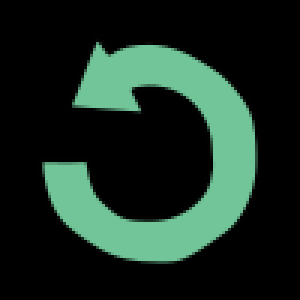
#> input picture devolucao.png, 100 x 100 px (shown 3 times larger); its folder holds only this picture in this run
$ python -i Sarinha.Tela.py   (imports and definitions only)
#> lines starting #> are read from the running program, lines starting #| are printed output that depends on the picture
#codigo visto por sarinha

from tkinter .ttk import *
from tkinter import *
from tkinter import Tk, ttk
from PIL import Image, ImageTk

from tkinter import messagebox

from datetime import datetime

# importando as funcoes da view
from view import *

hoje = datetime.today()


# cores--------------------
co0 = "#2e2d2b" #preta
co1 = "#feffff" #branca
co2 = "4fa8822" #verde
co3 = "38576b" #valor
co4 = "403d3d" #letra
c05 = "#e06636" # - profit
co6 = "#E9A178"
co7 = "#3fbfb9" #verde
co8 = "#263238" # + verde
co9 = "#e9edf5" # + verde
co10 = "#6e8faf" #
c11 = "#f2f4f2"


# criando janela------
# [5 lines not run here, left out]

# [1 line that did not run here, left out]
# [3 lines not run here, left out]
# Frames------------------
# [1 line that did not run here, left out]
# [1 line not run here, left out]

# [1 line that did not run here, left out]
# [1 line not run here, left out]

# [1 line that did not run here, left out]
# [8 lines not run here, left out]
# [1 line that did not run here, left out]
# [1 line that did not run here, left out]

# [1 line that did not run here, left out]
# [1 line not run here, left out]

# [1 line that did not run here, left out]
# [1 line not run here, left out]

# [1 line that did not run here, left out]
# [1 line not run here, left out]


# Novo usuario
# [377 lines left out: functions novo_usuario, ver_usuarios, control, novo_livro, ver_livros, realizar_emprestimo and 2 more, not called in this run]


# Funcao para controlar o menu -------------
def control(i):

    # novo usuario
    if i == 'novo_usuario':
        for widget in frameDireita.winfo_children():
            widget.destroy

        #chamando a funcao novo usuario
        novo_usuario()

    #ver usuario
    if i == 'ver_usuarios':
        for widget in frameDireita.winfo_children():
            widget.destroy

         # chamando a funcao novo usuario
        ver_usuarios()

    # novo livro
    if i == 'novo_livro':
        for widget in frameDireita.winfo_children():
            widget.destroy

         # chamando a funcao novo livro
        novo_livro()

    # ver livros
    if i == 'ver_livros':
        for widget in frameDireita.winfo_children():
            widget.destroy

         # chamando a funcao ver livros
        ver_livros()

    # realizar emprestimo
    if i == 'emprestimo':
        for widget in frameDireita.winfo_children():
            widget.destroy

         # chamando a funcao emprestimo
        realizar_emprestimo()

    #ver livros emprestimo
    if i == 'ver_livros_emprestados':
        for widget in frameDireita.winfo_children():
            widget.destroy

         # chamando a funcao ver livros
        ver_livros_emprestados()


    #retorno do emprestimo
    if i == 'retorno':
        for widget in frameDireita.winfo_children():
            widget.destroy

         # chamando a funcao devolucao_emprestimo
        devolucao_emprestimo()


#Menu-----------------------------

# Novo usuario
# [1 line not run here, left out]
# [1 line that did not run here, left out]
# [1 line that did not run here, left out]
# [1 line that did not run here, left out]
# [5 lines not run here, left out]
# [1 line that did not run here, left out]
# [1 line that did not run here, left out]
# [1 line that did not run here, left out]
# [4 lines not run here, left out]
# [1 line that did not run here, left out]
# [1 line that did not run here, left out]
# [1 line that did not run here, left out]
# [4 lines not run here, left out]
# [1 line that did not run here, left out]
# [1 line that did not run here, left out]
# [1 line that did not run here, left out]
# [4 lines not run here, left out]
# [1 line that did not run here, left out]
# [1 line that did not run here, left out]
# [1 line that did not run here, left out]
# [4 lines not run here, left out]
# [1 line that did not run here, left out]
# [1 line that did not run here, left out]
# [1 line that did not run here, left out]
# [4 lines not run here, left out]
# [1 line that did not run here, left out]
# [1 line that did not run here, left out]
# [1 line that did not run here, left out]
# [4 lines not run here, left out]

>>> import cv2
>>> picture = cv2.imread('devolucao.png', cv2.IMREAD_GRAYSCALE)
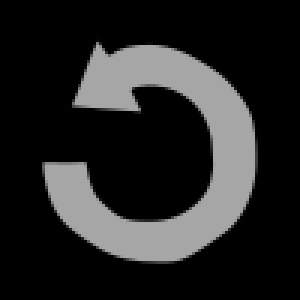
#> picture: shape (100, 100) (shown 3 times larger); min 0, max 166, mean 37.6
#> (the run stopped early here; a loop or call above may not have finished)

$ run again, on user.png
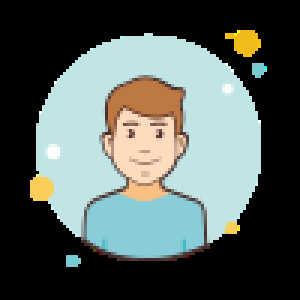
#> input picture user.png, 100 x 100 px (shown 3 times larger)
#> `picture = cv2.imread('devolucao.png', cv2.IMREAD_GRAYSCALE)`:
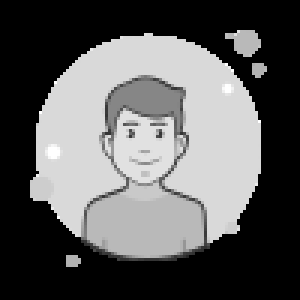
#> picture: shape (100, 100) (shown 3 times larger); min 0, max 255, mean 93
